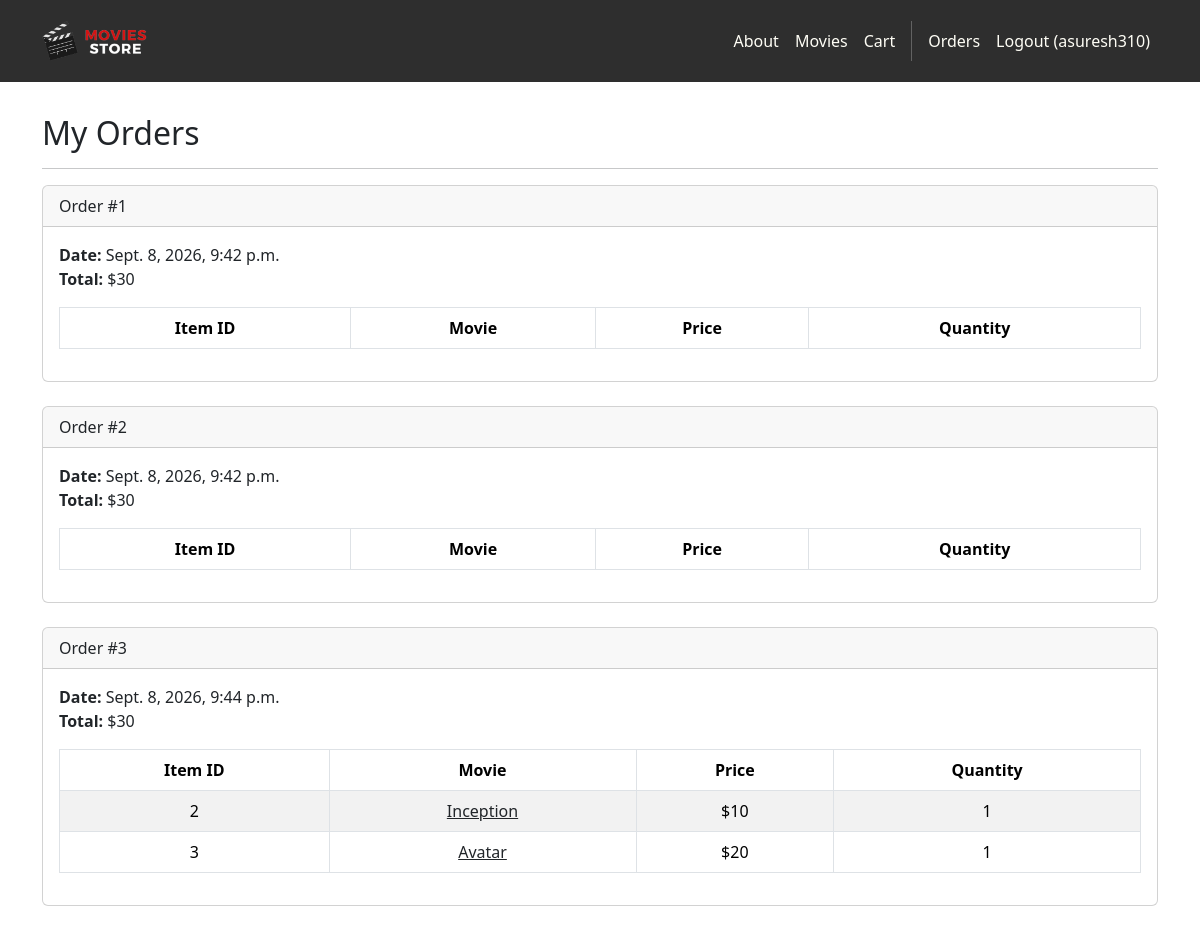
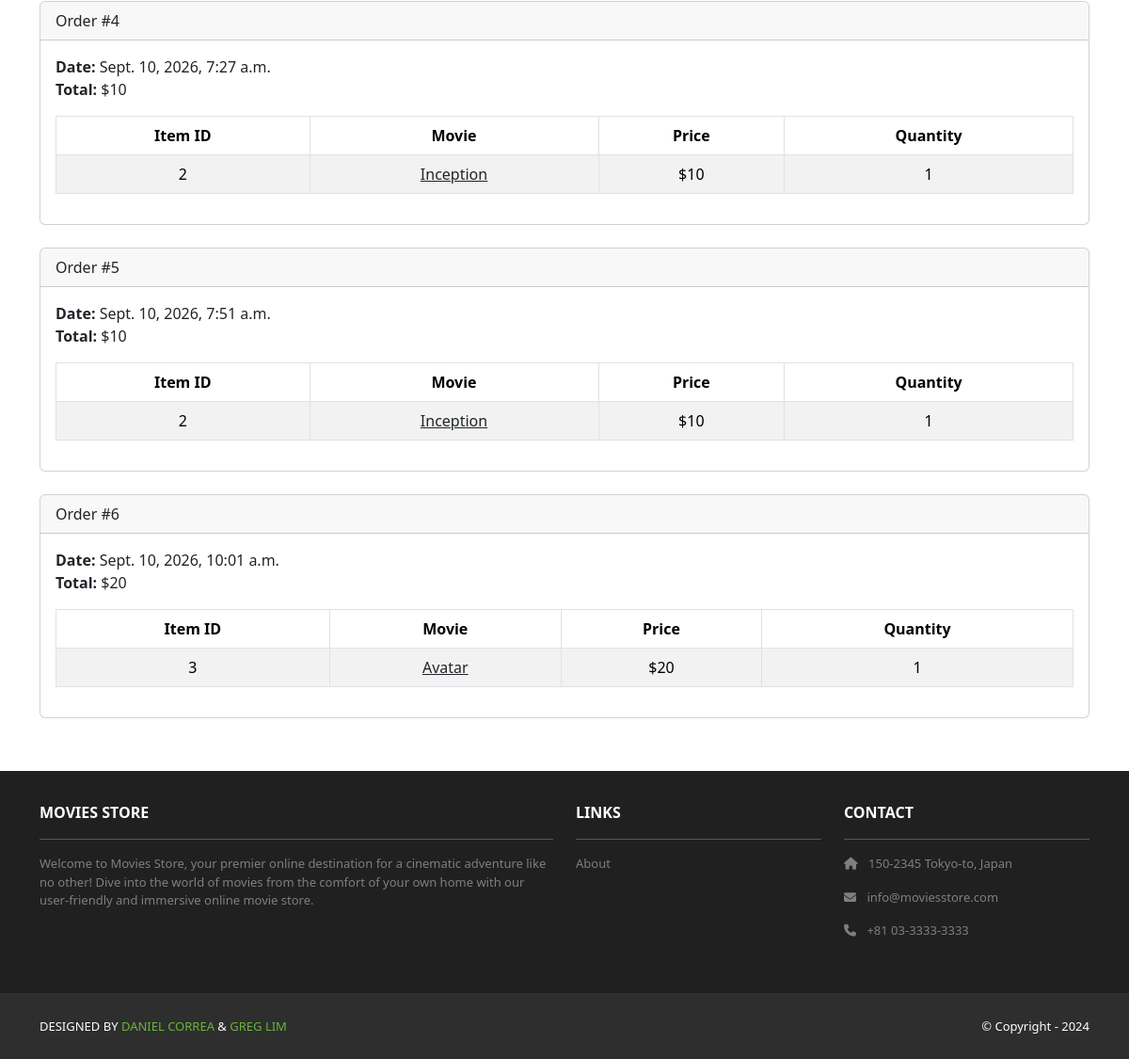
Page /accounts/orders/ (signed in) on the committed database (2 pictures, top to bottom).
### cart/models.py (models this page shows, shortened)
class Order(models.Model):
    id = models.AutoField(primary_key=True)
    total = models.IntegerField()
    date = models.DateTimeField(auto_now_add=True)
    user = models.ForeignKey(User, on_delete=models.CASCADE)

class Item(models.Model):
    id = models.AutoField(primary_key=True)
    price = models.IntegerField()
    quantity = models.IntegerField()
    order = models.ForeignKey(Order, on_delete=models.CASCADE)
    movie = models.ForeignKey(Movie, on_delete=models.CASCADE)

### movies/models.py (models this page shows, shortened)
class Movie(models.Model):
    id = models.AutoField(primary_key=True)
    name = models.CharField(max_length=255)
    price = models.IntegerField()
    description = models.TextField()
    image = models.ImageField(upload_to='movie_images/')

### accounts/views.py (the view)
# urls.py: path('orders/', views.orders, name='accounts.orders'),
@login_required
def orders(request):
    template_data = {}
    template_data['title'] = 'Orders'
    template_data['orders'] = request.user.order_set.all()
    return render(request, 'accounts/orders.html', {'template_data': template_data})

### accounts/templates/accounts/orders.html
{% extends 'base.html' %}
{% block content %}
<div class="p-3">
  <div class="container">
    <div class="row mt-3">
      <div class="col mx-auto mb-3">
        <h2>My Orders</h2>
        <hr />
        {% for order in template_data.orders %}
        <div class="card mb-4">
          <div class="card-header">
            Order #{{ order.id }}
          </div>
          <div class="card-body">
            <b>Date:</b> {{ order.date }}<br />
            <b>Total:</b> ${{ order.total }}<br />
            <table class="table table-bordered table-striped text-center mt-3">
              <thead>
                <tr>
                  <th scope="col">Item ID</th>
                  <th scope="col">Movie</th>
                  <th scope="col">Price</th>
                  <th scope="col">Quantity</th>
                </tr>
              </thead>
              <tbody>
                {% for item in order.item_set.all %}
                <tr>
                  <td>{{ item.movie.id }}</td>
                  <td>
                    <a class="link-dark" href="{% url 'movies.show' id=item.movie.id %}">
                      {{ item.movie.name }}
                    </a>
                  </td>
                  <td>${{ item.movie.price }}</td>
                  <td>{{ item.quantity }}</td>
                </tr>
                {% endfor %}
              </tbody>
            </table>
          </div>
        </div>
        {% endfor %}
      </div>
    </div>
  </div>
</div>
{% endblock content %}

### moviesstore/templates/base.html (shortened to what this page needs)
<!DOCTYPE html>
<html>
  {% load static %}
  <head>
    <link href="https://cdn.jsdelivr.net/npm/bootstrap@5.3.3/dist/css/bootstrap.min.css" rel="stylesheet">
    <link rel="stylesheet" href="https://cdnjs.cloudflare.com/ajax/libs/font-awesome/6.1.1/css/all.min.css">
    <link rel="stylesheet" type="text/css" href="{% static 'css/style.css' %}">
  </head>
  <body>
    <nav class="p-3 navbar navbar-dark bg-dark navbar-expand-lg">
      <div class="container">
        <a class="navbar-brand" href="{% url 'home.index' %}">
          <img src="{% static 'img/logo.png' %}" alt="logo" height="40" />
        </a>
        <div class="collapse navbar-collapse" id="navbarNavAltMarkup">
          <div class="navbar-nav ms-auto navbar-ml">
            <a class="nav-link" href="{% url 'home.about' %}">About</a>
            <a class="nav-link" href="{% url 'movies.index' %}">Movies</a>
            <a class="nav-link" href="{% url 'cart.index' %}">Cart</a>
            {% if user.is_authenticated %}
            <a class="nav-link" href="{% url 'accounts.orders' %}">Orders</a>
            <a class="nav-link" href="{% url 'accounts.logout' %}">Logout ({{ user.username }})</a>
            {% else %}
            <a class="nav-link" href="{% url 'accounts.login' %}">Login</a>
            <a class="nav-link" href="{% url 'accounts.signup' %}">Sign Up</a>
            {% endif %}
          </div>
        </div>
      </div>
    </nav>
    <div>
      {% block content %}
      {% endblock content %}
    </div>
    <section class="p-3 ms-footer d-none d-md-block">
      <div class="container">
        <div class="row mt-3 text-white">
          <div class="col-md-6 col-lg-6 col-xl-6 mx-auto mb-4">
            <b>MOVIES STORE</b>
            <hr />
            <p>Welcome to Movies Store, your premier online destination for a cinematic
              adventure like no other! Dive into the world of movies from the comfort of your own home with our user-friendly
              and immersive online movie store.</p>
          </div>
          <div class="col-md-3 col-lg-3 col-xl-3 mx-auto mb-4">
            <b>LINKS</b>
            <hr />
            <p><a class="nav-link" href="{% url 'home.about' %}">About</a></p>
          </div>
          <div class="col-md-3 col-lg-3 col-xl-3 mx-auto mb-4">
            <b>CONTACT</b>
            <hr />
            <p><i class="fas fa-home me-2"></i> 150-2345 Tokyo-to, Japan</p>
            <p><i class="fas fa-envelope me-2"></i> info@moviesstore.com</p>
            <p><i class="fas fa-phone me-2"></i> +81 03-3333-3333</p>
          </div>
        </div>
      </div>
    </section>
    <section class="p-3 ms-footer-bottom bg-dark">
      <div class="container d-flex justify-content-between">
        <div class="me-5 text-white">
          <span>DESIGNED BY <a href="https://www.x.com/danielgarax" target="_blank">DANIEL CORREA</a> &
            <a href="https://www.x.com/greglim81" target="_blank">GREG LIM</a>
          </span>
        </div>
        <div class="text-white">
          <span>© Copyright - 2024</span>
        </div>
      </div>
    </section>
  </body>
</html>

### moviesstore/static/css/style.css (style rules this page uses)
.navbar a.nav-link { color: #FFFEF6 !important; }
.bg-dark { background-color: #2E2E2E !important; }
.ms-footer { background-color: #202020; }
.ms-footer p { color: #7F7F7F; font-size: 13px; }
.ms-footer-bottom span { font-size: 13px; line-height: 38px; }
.ms-footer-bottom a { color: #6ab43e; text-decoration: none; }

### rows in the picture
Order: id "1", date "Sept. 8, 2026, 9:42 p.m.", total "30"
Order: id "2", date "Sept. 8, 2026, 9:42 p.m.", total "30"
Order: id "3", date "Sept. 8, 2026, 9:44 p.m.", total "30"
Item: movie.id "2", movie.name "Inception", movie.price "10", quantity "1"
Item: movie.id "3", movie.name "Avatar", movie.price "20", quantity "1"
Order: id "4", date "Sept. 10, 2026, 7:27 a.m.", total "10"
Item: movie.id "2", movie.name "Inception", movie.price "10", quantity "1"
Order: id "5", date "Sept. 10, 2026, 7:51 a.m.", total "10"
Item: movie.id "2", movie.name "Inception", movie.price "10", quantity "1"
Order: id "6", date "Sept. 10, 2026, 10:01 a.m.", total "20"
Item: movie.id "3", movie.name "Avatar", movie.price "20", quantity "1"

### other values in the picture
{{ user.username }} "asuresh310"
